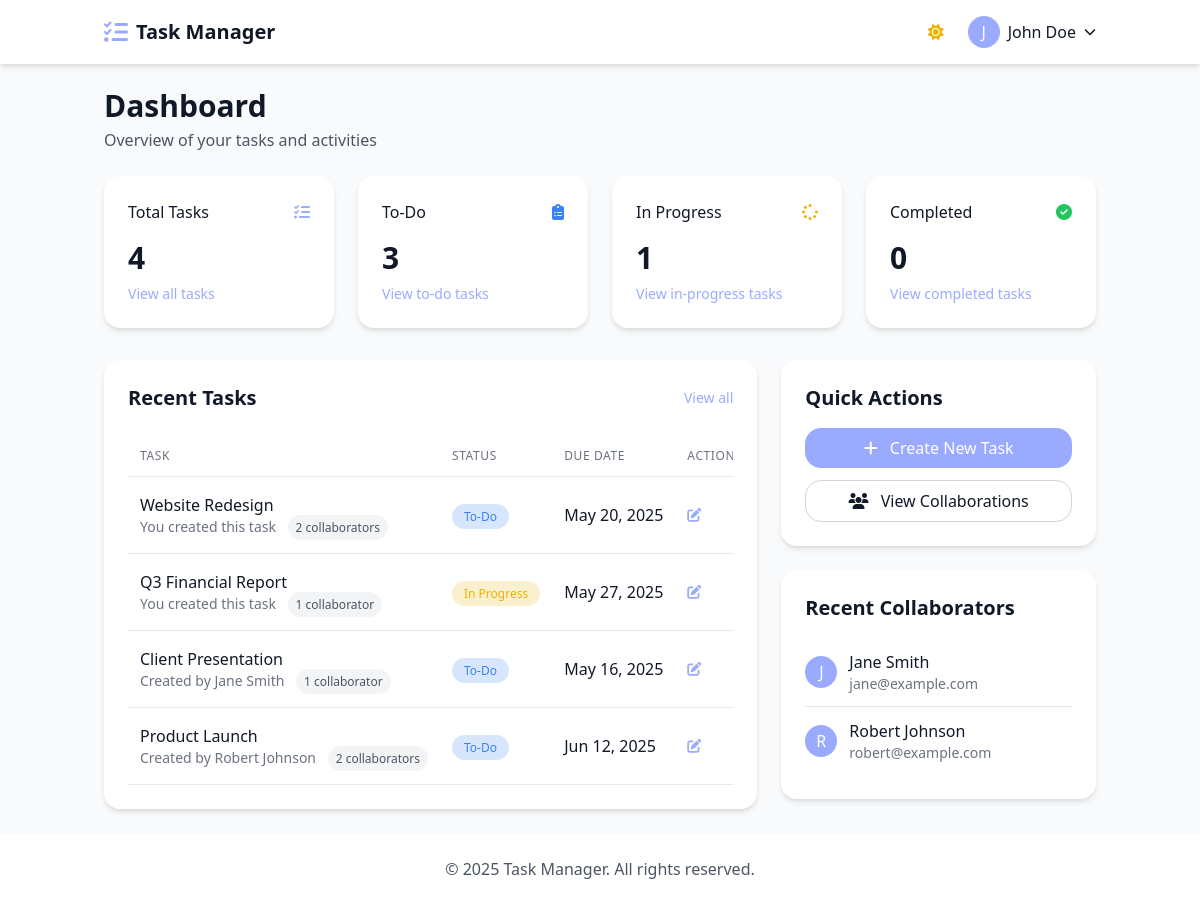
The app's page /dashboard (signed in) with its own data.
### tables this page shows
CREATE TABLE users (
    id INT AUTO_INCREMENT PRIMARY KEY,
    name VARCHAR(100) NOT NULL,
    email VARCHAR(100) NOT NULL UNIQUE,
    password_hash VARCHAR(255) NOT NULL,
    created_at DATETIME NOT NULL,
    last_login DATETIME NULL,
    INDEX (email)
);

CREATE TABLE tasks (
    id INT AUTO_INCREMENT PRIMARY KEY,
    title VARCHAR(100) NOT NULL,
    description TEXT NULL,
    due_date DATE NOT NULL,
    status ENUM('To-Do', 'In Progress', 'Done') NOT NULL DEFAULT 'To-Do',
    created_by INT NOT NULL,
    created_at DATETIME NOT NULL,
    updated_at DATETIME NOT NULL,
    FOREIGN KEY (created_by) REFERENCES users(id) ON DELETE CASCADE,
    INDEX (created_by),
    INDEX (status),
    INDEX (due_date)
);

### includes/db.php (called while the page is built, shortened)
<?php
class Database {
    private static $instance = null;
    private $conn;
    private function __construct() {
        try {
            $dsn = "mysql:host=" . DB_HOST . ";dbname=" . DB_NAME . ";charset=utf8mb4";
            $options = [
                PDO::ATTR_ERRMODE => PDO::ERRMODE_EXCEPTION,
                PDO::ATTR_DEFAULT_FETCH_MODE => PDO::FETCH_ASSOC,
                PDO::ATTR_EMULATE_PREPARES => false,
            ];
            $this->conn = new PDO($dsn, DB_USER, DB_PASS, $options);
        } catch (PDOException $e) {
            die("Connection failed: " . $e->getMessage());
        }
    }
    public static function getInstance() {
        if (self::$instance === null) {
            self::$instance = new self();
        }
        return self::$instance;
    }
    public function query($query, $params = []) {
        try {
            $stmt = $this->conn->prepare($query);
            $stmt->execute($params);
            return $stmt;
        } catch (PDOException $e) {
            die("Query failed: " . $e->getMessage());
        }
    }
    public function getRow($query, $params = []) {
        $stmt = $this->query($query, $params);
        return $stmt->fetch();
    }
    public function getRows($query, $params = []) {
        $stmt = $this->query($query, $params);
        return $stmt->fetchAll();
    }
}
?>

### dashboard/index.php (the view, shortened to what this page needs)
<?php
$pageHeader = 'Dashboard';
$pageDescription = 'Overview of your tasks and activities';
require_once '../includes/db.php';
require_once '../includes/functions.php';
$db = Database::getInstance();
$userId = $_SESSION['user_id'];
$statusCounts = [
    'Total' => 0,
    'To-Do' => 0,
    'In Progress' => 0,
    'Done' => 0
];
$createdTasks = $db->getRows(
    "SELECT status, COUNT(*) as count FROM tasks WHERE created_by = ? GROUP BY status",
    [$userId]
);
foreach ($createdTasks as $task) {
    $statusCounts[$task['status']] = (int)$task['count'];
    $statusCounts['Total'] += (int)$task['count'];
}
$collaboratedTasks = $db->getRows(
    "SELECT t.status, COUNT(*) as count
     FROM tasks t
     JOIN task_collaborators tc ON t.id = tc.task_id
     WHERE tc.user_id = ? AND t.created_by != ?
     GROUP BY t.status",
    [$userId, $userId]
);
foreach ($collaboratedTasks as $task) {
    $statusCounts[$task['status']] += (int)$task['count'];
    $statusCounts['Total'] += (int)$task['count'];
}
$recentTasks = $db->getRows(
    "SELECT t.*, u.name as creator_name,
     (SELECT COUNT(*) FROM task_collaborators WHERE task_id = t.id) as collaborator_count
     FROM tasks t
     LEFT JOIN users u ON t.created_by = u.id
     WHERE t.created_by = ? OR t.id IN (
         SELECT task_id FROM task_collaborators WHERE user_id = ?
     )
     ORDER BY t.updated_at DESC
     LIMIT 5",
    [$userId, $userId]
);
$recentCollaborators = $db->getRows(
    "SELECT DISTINCT u.id, u.name, u.email
     FROM users u
     JOIN task_collaborators tc ON u.id = tc.user_id
     JOIN tasks t ON tc.task_id = t.id
     WHERE t.created_by = ? AND u.id != ?
     ORDER BY tc.created_at DESC
     LIMIT 5",
    [$userId, $userId]
);
include '../includes/header.php';
?>
<div class="grid grid-cols-1 md:grid-cols-4 gap-6 mb-8">
    <div class="bg-white dark:bg-gray-800 p-6 rounded-2xl shadow-soft">
        <div class="flex items-center justify-between mb-4">
            <h3 class="font-medium">Total Tasks</h3>
            <span class="text-primary"><i class="fas fa-tasks"></i></span>
        </div>
        <p class="text-3xl font-bold"><?= $statusCounts['Total'] ?></p>
        <p class="text-gray-500 dark:text-gray-400 text-sm mt-2">
            <a href="<?= APP_URL ?>/dashboard/tasks.php" class="text-primary hover:underline">View all tasks</a>
        </p>
    </div>
    <div class="bg-white dark:bg-gray-800 p-6 rounded-2xl shadow-soft">
        <div class="flex items-center justify-between mb-4">
            <h3 class="font-medium">To-Do</h3>
            <span class="text-blue-500"><i class="fas fa-clipboard-list"></i></span>
        </div>
        <p class="text-3xl font-bold"><?= $statusCounts['To-Do'] ?></p>
        <p class="text-gray-500 dark:text-gray-400 text-sm mt-2">
            <a href="<?= APP_URL ?>/dashboard/tasks.php?status=To-Do" class="text-primary hover:underline">View to-do tasks</a>
        </p>
    </div>
    <div class="bg-white dark:bg-gray-800 p-6 rounded-2xl shadow-soft">
        <div class="flex items-center justify-between mb-4">
            <h3 class="font-medium">In Progress</h3>
            <span class="text-yellow-500"><i class="fas fa-spinner"></i></span>
        </div>
        <p class="text-3xl font-bold"><?= $statusCounts['In Progress'] ?></p>
        <p class="text-gray-500 dark:text-gray-400 text-sm mt-2">
            <a href="<?= APP_URL ?>/dashboard/tasks.php?status=In Progress" class="text-primary hover:underline">View in-progress tasks</a>
        </p>
    </div>
    <div class="bg-white dark:bg-gray-800 p-6 rounded-2xl shadow-soft">
        <div class="flex items-center justify-between mb-4">
            <h3 class="font-medium">Completed</h3>
            <span class="text-green-500"><i class="fas fa-check-circle"></i></span>
        </div>
        <p class="text-3xl font-bold"><?= $statusCounts['Done'] ?></p>
        <p class="text-gray-500 dark:text-gray-400 text-sm mt-2">
            <a href="<?= APP_URL ?>/dashboard/tasks.php?status=Done" class="text-primary hover:underline">View completed tasks</a>
        </p>
    </div>
</div>
<div class="grid grid-cols-1 lg:grid-cols-3 gap-6">
    <div class="lg:col-span-2">
        <div class="bg-white dark:bg-gray-800 rounded-2xl shadow-soft p-6">
            <div class="flex justify-between items-center mb-6">
                <h2 class="text-xl font-bold">Recent Tasks</h2>
                <a href="<?= APP_URL ?>/dashboard/tasks.php" class="text-sm text-primary hover:underline">View all</a>
            </div>
            <?php if (empty($recentTasks)): ?>
                <div class="text-center py-8">
                    <div class="inline-flex items-center justify-center w-16 h-16 rounded-full bg-gray-100 dark:bg-gray-700 mb-4">
                        <i class="fas fa-tasks text-gray-400 dark:text-gray-500 text-2xl"></i>
                    </div>
                    <h3 class="text-lg font-medium mb-2">No tasks yet</h3>
                    <p class="text-gray-500 dark:text-gray-400 mb-4">Get started by creating your first task</p>
                    <a href="<?= APP_URL ?>/dashboard/create_task.php" class="inline-block px-4 py-2 bg-primary hover:bg-primary-dark text-white rounded-2xl transition-colors">
                        Create Task
                    </a>
                </div>
            <?php else: ?>
                <div class="overflow-hidden">
                    <div class="overflow-x-auto">
                        <table class="min-w-full">
                            <thead>
                                <tr class="border-b border-gray-200 dark:border-gray-700">
                                    <th class="px-3 py-3 text-left text-xs font-medium text-gray-500 dark:text-gray-400 uppercase tracking-wider">Task</th>
                                    <th class="px-3 py-3 text-left text-xs font-medium text-gray-500 dark:text-gray-400 uppercase tracking-wider">Status</th>
                                    <th class="px-3 py-3 text-left text-xs font-medium text-gray-500 dark:text-gray-400 uppercase tracking-wider">Due Date</th>
                                    <th class="px-3 py-3 text-left text-xs font-medium text-gray-500 dark:text-gray-400 uppercase tracking-wider">Actions</th>
                                </tr>
                            </thead>
                            <tbody>
                                <?php foreach ($recentTasks as $task): ?>
                                    <tr class="border-b border-gray-200 dark:border-gray-700 hover:bg-gray-50 dark:hover:bg-gray-750">
                                        <td class="px-3 py-4 whitespace-nowrap">
                                            <div>
                                                <div class="font-medium"><?= htmlspecialchars($task['title']) ?></div>
                                                <div class="text-sm text-gray-500 dark:text-gray-400">
                                                    <?php if ($task['created_by'] == $userId): ?>
                                                        <span>You created this task</span>
                                                    <?php else: ?>
                                                        <span>Created by <?= htmlspecialchars($task['creator_name']) ?></span>
                                                    <?php endif; ?>
                                                    <?php if ($task['collaborator_count'] > 0): ?>
                                                        <span class="ml-2 text-xs bg-gray-100 dark:bg-gray-700 text-gray-600 dark:text-gray-300 px-2 py-1 rounded-full">
                                                            <?= $task['collaborator_count'] ?> collaborator<?= $task['collaborator_count'] > 1 ? 's' : '' ?>
                                                        </span>
                                                    <?php endif; ?>
                                                </div>
                                            </div>
                                        </td>
                                        <td class="px-3 py-4 whitespace-nowrap">
                                            <?= getStatusBadge($task['status']) ?>
                                        </td>
                                        <td class="px-3 py-4 whitespace-nowrap">
                                            <?= formatDate($task['due_date']) ?>
                                        </td>
                                        <td class="px-3 py-4 whitespace-nowrap text-sm">
                                            <a href="<?= APP_URL ?>/dashboard/edit_task.php?id=<?= $task['id'] ?>" class="text-primary hover:text-primary-dark mr-3">
                                                <i class="fas fa-edit"></i>
                                            </a>
                                        </td>
                                    </tr>
                                <?php endforeach; ?>
                            </tbody>
                        </table>
                    </div>
                </div>
            <?php endif; ?>
        </div>
    </div>
    <div>
        <div class="bg-white dark:bg-gray-800 rounded-2xl shadow-soft p-6 mb-6">
            <h2 class="text-xl font-bold mb-4">Quick Actions</h2>
            <div class="space-y-3">
                <a href="<?= APP_URL ?>/dashboard/create_task.php" class="block w-full py-2 px-4 bg-primary hover:bg-primary-dark text-white rounded-2xl transition-colors text-center">
                    <i class="fas fa-plus mr-2"></i> Create New Task
                </a>
                <a href="<?= APP_URL ?>/dashboard/collaboration.php" class="block w-full py-2 px-4 bg-white dark:bg-gray-700 border border-gray-300 dark:border-gray-600 hover:bg-gray-100 dark:hover:bg-gray-650 rounded-2xl transition-colors text-center">
                    <i class="fas fa-users mr-2"></i> View Collaborations
                </a>
            </div>
        </div>
        <?php if (!empty($recentCollaborators)): ?>
            <div class="bg-white dark:bg-gray-800 rounded-2xl shadow-soft p-6">
                <h2 class="text-xl font-bold mb-4">Recent Collaborators</h2>
                <div class="divide-y divide-gray-200 dark:divide-gray-700">
                    <?php foreach ($recentCollaborators as $collaborator): ?>
                        <div class="py-3 flex items-center">
                            <div class="w-8 h-8 rounded-full bg-primary flex items-center justify-center text-white mr-3">
                                <?= strtoupper(substr($collaborator['name'], 0, 1)) ?>
                            </div>
                            <div>
                                <div class="font-medium"><?= htmlspecialchars($collaborator['name']) ?></div>
                                <div class="text-sm text-gray-500 dark:text-gray-400"><?= htmlspecialchars($collaborator['email']) ?></div>
                            </div>
                        </div>
                    <?php endforeach; ?>
                </div>
            </div>
        <?php endif; ?>
    </div>
</div>
<?php include '../includes/footer.php'; ?>

### includes/header.php (shortened to what this page needs)
<?php
require_once __DIR__ . '/functions.php';
$user = null;
if (isLoggedIn()) {
    $user = getUserData();
}
?>
<!DOCTYPE html>
<html lang="en">
<head>
    <script src="https://cdn.tailwindcss.com"></script>
    <link rel="stylesheet" href="https://cdnjs.cloudflare.com/ajax/libs/font-awesome/6.4.0/css/all.min.css">
    <link rel="stylesheet" href="<?= APP_URL ?>/css/custom.css">
</head>
<body class="bg-gray-50 dark:bg-gray-900 text-gray-900 dark:text-gray-100 min-h-screen flex flex-col transition-colors duration-200">
    <header class="bg-white dark:bg-gray-800 shadow-soft">
        <div class="container mx-auto px-4 py-4">
            <div class="flex justify-between items-center">
                <a href="<?= APP_URL ?>" class="flex items-center">
                    <i class="fas fa-tasks text-primary text-2xl mr-2"></i>
                    <span class="text-xl font-bold"><?= APP_NAME ?></span>
                </a>
                <div class="flex items-center space-x-4">
                    <button id="darkModeToggle" class="p-2 rounded-full hover:bg-gray-200 dark:hover:bg-gray-700 transition-colors">
                        <i class="fa fa-sun block dark:hidden text-yellow-500"></i>
                    </button>
                    <?php if ($user): ?>
                        <div class="relative" x-data="{ open: false }">
                            <button @click="open = !open" class="flex items-center space-x-2 focus:outline-none">
                                <div class="w-8 h-8 rounded-full bg-primary flex items-center justify-center text-white">
                                    <?= strtoupper(substr($user['name'], 0, 1)) ?>
                                </div>
                                <span class="hidden md:block"><?= htmlspecialchars($user['name']) ?></span>
                                <i class="fas fa-chevron-down text-xs"></i>
                            </button>
                        </div>
                    <?php endif; ?>
                </div>
            </div>
        </div>
    </header>
    <main class="flex-grow container mx-auto px-4 py-6">
        <?php if (isset($pageHeader)): ?>
            <div class="mb-6">
                <h1 class="text-2xl md:text-3xl font-bold"><?= $pageHeader ?></h1>
                <?php if (isset($pageDescription)): ?>
                    <p class="text-gray-600 dark:text-gray-400 mt-1"><?= $pageDescription ?></p>
                <?php endif; ?>
            </div>
        <?php endif; ?>

### includes/functions.php (shortened to what this page needs)
<?php
require_once 'db.php';
function isLoggedIn() {
    return isset($_SESSION['user_id']);
}
function getUserData() {
    $db = Database::getInstance();
    $user = $db->getRow("SELECT id, name, email FROM users WHERE id = ?",
        [$_SESSION['user_id']]);
    return $user;
}
function getStatusBadge($status) {
    $badgeClasses = [
        'To-Do' => 'bg-blue-500/20 text-blue-500',
        'In Progress' => 'bg-yellow-500/20 text-yellow-500',
        'Done' => 'bg-green-500/20 text-green-500'
    ];
    $class = $badgeClasses[$status] ?? 'bg-gray-500/20 text-gray-500';
    return '<span class="rounded-full px-3 py-1 text-xs font-medium ' . $class . '">' . $status . '</span>';
}
function formatDate($date) {
    $timestamp = strtotime($date);
    return date('M j, Y', $timestamp);
}

### records on screen
users: name "J", name "John Doe"
tasks: title "Website Redesign", shows "You created this task", collaborator_count "2", status "To-Do", due_date "May 20, 2025"
tasks: title "Q3 Financial Report", shows "You created this task", collaborator_count "1", status "In Progress", due_date "May 27, 2025"
tasks: title "Client Presentation", created_by.name "Jane Smith", collaborator_count "1", status "To-Do", due_date "May 16, 2025"
tasks: title "Product Launch", created_by.name "Robert Johnson", collaborator_count "2", status "To-Do", due_date "Jun 12, 2025"
users: name "J", name "Jane Smith", email "jane@example.com"
users: name "R", name "Robert Johnson", email "robert@example.com"

### other values on screen
APP_NAME "Task Manager"
$pageHeader "Dashboard"
$pageDescription "Overview of your tasks and activities"
$statusCounts['Total'] "4"
$statusCounts['To-Do'] "3"
$statusCounts['In Progress'] "1"
$statusCounts['Done'] "0"
